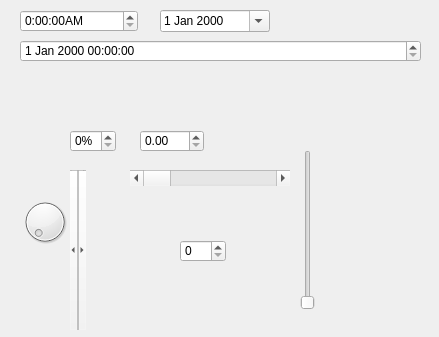
<?xml version="1.0" encoding="UTF-8"?>
<ui version="4.0">
 <class>MyWidget</class>
 <widget class="QWidget" name="MyWidget">
  <property name="geometry">
   <rect>
    <x>0</x>
    <y>0</y>
    <width>439</width>
    <height>337</height>
   </rect>
  </property>
  <property name="windowTitle">
   <string>MyWidget</string>
  </property>
  <widget class="QTimeEdit" name="timeEdit">
   <property name="geometry">
    <rect>
     <x>20</x>
     <y>10</y>
     <width>118</width>
     <height>22</height>
    </rect>
   </property>
   <property name="displayFormat">
    <string>H:mm:ssA</string>
   </property>
  </widget>
  <widget class="QDateEdit" name="dateEdit">
   <property name="geometry">
    <rect>
     <x>160</x>
     <y>10</y>
     <width>110</width>
     <height>22</height>
    </rect>
   </property>
   <property name="calendarPopup">
    <bool>true</bool>
   </property>
  </widget>
  <widget class="QDateTimeEdit" name="dateTimeEdit">
   <property name="geometry">
    <rect>
     <x>20</x>
     <y>40</y>
     <width>401</width>
     <height>22</height>
    </rect>
   </property>
  </widget>
  <widget class="QSpinBox" name="spinBox">
   <property name="geometry">
    <rect>
     <x>70</x>
     <y>130</y>
     <width>46</width>
     <height>22</height>
    </rect>
   </property>
   <property name="suffix">
    <string>%</string>
   </property>
   <property name="prefix">
    <string/>
   </property>
  </widget>
  <widget class="QDoubleSpinBox" name="doubleSpinBox">
   <property name="geometry">
    <rect>
     <x>140</x>
     <y>130</y>
     <width>64</width>
     <height>22</height>
    </rect>
   </property>
  </widget>
  <widget class="QDial" name="dial">
   <property name="geometry">
    <rect>
     <x>20</x>
     <y>190</y>
     <width>50</width>
     <height>64</height>
    </rect>
   </property>
  </widget>
  <widget class="QScrollBar" name="horizontalScrollBar">
   <property name="geometry">
    <rect>
     <x>130</x>
     <y>170</y>
     <width>160</width>
     <height>16</height>
    </rect>
   </property>
   <property name="orientation">
    <enum>Qt::Horizontal</enum>
   </property>
  </widget>
  <widget class="QScrollBar" name="verticalScrollBar">
   <property name="geometry">
    <rect>
     <x>70</x>
     <y>170</y>
     <width>16</width>
     <height>160</height>
    </rect>
   </property>
   <property name="orientation">
    <enum>Qt::Horizontal</enum>
   </property>
  </widget>
  <widget class="QSlider" name="verticalSlider">
   <property name="geometry">
    <rect>
     <x>300</x>
     <y>150</y>
     <width>16</width>
     <height>160</height>
    </rect>
   </property>
   <property name="orientation">
    <enum>Qt::Vertical</enum>
   </property>
  </widget>
  <widget class="QSpinBox" name="spinBox_2">
   <property name="geometry">
    <rect>
     <x>180</x>
     <y>240</y>
     <width>46</width>
     <height>22</height>
    </rect>
   </property>
  </widget>
 </widget>
 <layoutdefault spacing="6" margin="11"/>
 <resources/>
 <connections>
  <connection>
   <sender>dial</sender>
   <signal>sliderMoved(int)</signal>
   <receiver>verticalScrollBar</receiver>
   <slot>setValue(int)</slot>
   <hints>
    <hint type="sourcelabel">
     <x>44</x>
     <y>225</y>
    </hint>
    <hint type="destinationlabel">
     <x>79</x>
     <y>223</y>
    </hint>
   </hints>
  </connection>
  <connection>
   <sender>dial</sender>
   <signal>sliderMoved(int)</signal>
   <receiver>horizontalScrollBar</receiver>
   <slot>setValue(int)</slot>
   <hints>
    <hint type="sourcelabel">
     <x>40</x>
     <y>203</y>
    </hint>
    <hint type="destinationlabel">
     <x>182</x>
     <y>179</y>
    </hint>
   </hints>
  </connection>
  <connection>
   <sender>dial</sender>
   <signal>sliderMoved(int)</signal>
   <receiver>spinBox_2</receiver>
   <slot>setValue(int)</slot>
   <hints>
    <hint type="sourcelabel">
     <x>55</x>
     <y>241</y>
    </hint>
    <hint type="destinationlabel">
     <x>205</x>
     <y>255</y>
    </hint>
   </hints>
  </connection>
  <connection>
   <sender>dial</sender>
   <signal>sliderMoved(int)</signal>
   <receiver>verticalSlider</receiver>
   <slot>setValue(int)</slot>
   <hints>
    <hint type="sourcelabel">
     <x>26</x>
     <y>203</y>
    </hint>
    <hint type="destinationlabel">
     <x>312</x>
     <y>219</y>
    </hint>
   </hints>
  </connection>
 </connections>
</ui>
